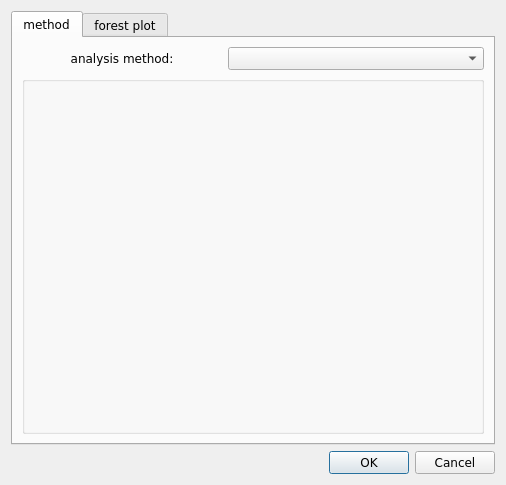
<?xml version="1.0" encoding="UTF-8"?>
<ui version="4.0">
 <class>Dialog</class>
 <widget class="QDialog" name="Dialog">
  <property name="windowModality">
   <enum>Qt::ApplicationModal</enum>
  </property>
  <property name="geometry">
   <rect>
    <x>0</x>
    <y>0</y>
    <width>506</width>
    <height>485</height>
   </rect>
  </property>
  <property name="font">
   <font>
    <family>Verdana</family>
   </font>
  </property>
  <property name="windowTitle">
   <string>Method &amp; Parameters</string>
  </property>
  <property name="windowIcon">
   <iconset>
    <normaloff>:/misc/meta.ico</normaloff>:/misc/meta.ico</iconset>
  </property>
  <layout class="QVBoxLayout" name="verticalLayout">
   <item>
    <widget class="QTabWidget" name="specs_tab">
     <property name="currentIndex">
      <number>0</number>
     </property>
     <widget class="QWidget" name="methods_tab">
      <attribute name="title">
       <string>method</string>
      </attribute>
      <layout class="QHBoxLayout" name="horizontalLayout">
       <item>
        <layout class="QGridLayout" name="gridLayout">
         <item row="0" column="0">
          <widget class="QLabel" name="method_lbl">
           <property name="minimumSize">
            <size>
             <width>200</width>
             <height>0</height>
            </size>
           </property>
           <property name="maximumSize">
            <size>
             <width>200</width>
             <height>16777215</height>
            </size>
           </property>
           <property name="font">
            <font>
             <family>Verdana</family>
            </font>
           </property>
           <property name="text">
            <string>analysis method:</string>
           </property>
           <property name="alignment">
            <set>Qt::AlignCenter</set>
           </property>
          </widget>
         </item>
         <item row="0" column="1">
          <widget class="QComboBox" name="method_cbo_box"/>
         </item>
         <item row="1" column="0" colspan="2">
          <widget class="QGroupBox" name="parameter_grp_box">
           <property name="sizePolicy">
            <sizepolicy hsizetype="Preferred" vsizetype="Preferred">
             <horstretch>0</horstretch>
             <verstretch>40</verstretch>
            </sizepolicy>
           </property>
           <property name="minimumSize">
            <size>
             <width>0</width>
             <height>200</height>
            </size>
           </property>
           <property name="font">
            <font>
             <family>Verdana</family>
            </font>
           </property>
           <property name="title">
            <string/>
           </property>
          </widget>
         </item>
        </layout>
       </item>
      </layout>
     </widget>
     <widget class="QWidget" name="plot_tab">
      <attribute name="title">
       <string>forest plot</string>
      </attribute>
      <layout class="QVBoxLayout" name="verticalLayout_2">
       <item>
        <widget class="QGroupBox" name="groupBox">
         <property name="title">
          <string>column labels</string>
         </property>
         <layout class="QHBoxLayout" name="horizontalLayout_2">
          <item>
           <layout class="QGridLayout" name="gridLayout_2">
            <item row="0" column="0">
             <widget class="QLabel" name="label_2">
              <property name="toolTip">
               <string>Text for column title that appears on forest plot</string>
              </property>
              <property name="text">
               <string>col 1 label:</string>
              </property>
             </widget>
            </item>
            <item row="0" column="1">
             <widget class="QLineEdit" name="col1_str_edit">
              <property name="text">
               <string>Studies</string>
              </property>
             </widget>
            </item>
            <item row="0" column="2">
             <widget class="QCheckBox" name="show_1">
              <property name="text">
               <string>show</string>
              </property>
              <property name="checked">
               <bool>true</bool>
              </property>
             </widget>
            </item>
            <item row="1" column="0">
             <widget class="QLabel" name="label_4">
              <property name="toolTip">
               <string>Text for column title that appears on forest plot</string>
              </property>
              <property name="text">
               <string>col 2 label:</string>
              </property>
             </widget>
            </item>
            <item row="1" column="1">
             <widget class="QLineEdit" name="col2_str_edit">
              <property name="text">
               <string>[default]</string>
              </property>
             </widget>
            </item>
            <item row="1" column="2">
             <widget class="QCheckBox" name="show_2">
              <property name="text">
               <string>show</string>
              </property>
              <property name="checked">
               <bool>true</bool>
              </property>
             </widget>
            </item>
            <item row="2" column="0">
             <widget class="QLabel" name="label_5">
              <property name="toolTip">
               <string>Text for column title that appears on forest plot</string>
              </property>
              <property name="text">
               <string>col 3 label:</string>
              </property>
             </widget>
            </item>
            <item row="2" column="1">
             <widget class="QLineEdit" name="col3_str_edit">
              <property name="text">
               <string>Ev/Trt</string>
              </property>
             </widget>
            </item>
            <item row="2" column="2">
             <widget class="QCheckBox" name="show_3">
              <property name="text">
               <string>show</string>
              </property>
              <property name="checked">
               <bool>true</bool>
              </property>
             </widget>
            </item>
            <item row="3" column="0">
             <widget class="QLabel" name="label_6">
              <property name="toolTip">
               <string>Text for column title that appears on forest plot</string>
              </property>
              <property name="text">
               <string>col 4 label:</string>
              </property>
             </widget>
            </item>
            <item row="3" column="1">
             <widget class="QLineEdit" name="col4_str_edit">
              <property name="text">
               <string>Ev/Ctrl</string>
              </property>
             </widget>
            </item>
            <item row="3" column="2">
             <widget class="QCheckBox" name="show_4">
              <property name="text">
               <string>show</string>
              </property>
              <property name="checked">
               <bool>true</bool>
              </property>
             </widget>
            </item>
           </layout>
          </item>
         </layout>
        </widget>
       </item>
       <item>
        <layout class="QGridLayout" name="gridLayout_3">
         <item row="0" column="0">
          <widget class="QLabel" name="label_7">
           <property name="maximumSize">
            <size>
             <width>16777215</width>
             <height>50</height>
            </size>
           </property>
           <property name="text">
            <string>x label:</string>
           </property>
          </widget>
         </item>
         <item row="0" column="2">
          <widget class="QLineEdit" name="x_lbl_le">
           <property name="text">
            <string>[default]</string>
           </property>
          </widget>
         </item>
         <item row="4" column="0">
          <widget class="QLabel" name="label_8">
           <property name="text">
            <string>x ticks:</string>
           </property>
          </widget>
         </item>
         <item row="4" column="2">
          <widget class="QLineEdit" name="x_ticks_le">
           <property name="text">
            <string>[default]</string>
           </property>
          </widget>
         </item>
         <item row="1" column="0">
          <widget class="QLabel" name="label_9">
           <property name="text">
            <string>x-axis lower bound</string>
           </property>
          </widget>
         </item>
         <item row="1" column="2">
          <widget class="QLineEdit" name="plot_lb_le">
           <property name="text">
            <string>[default]</string>
           </property>
          </widget>
         </item>
         <item row="2" column="0">
          <widget class="QLabel" name="label_10">
           <property name="text">
            <string>x-axis upper bound</string>
           </property>
          </widget>
         </item>
         <item row="2" column="2">
          <widget class="QLineEdit" name="plot_ub_le">
           <property name="text">
            <string>[default]</string>
           </property>
          </widget>
         </item>
         <item row="5" column="0">
          <widget class="QLabel" name="label_11">
           <property name="text">
            <string>show summary line:</string>
           </property>
          </widget>
         </item>
         <item row="5" column="2">
          <widget class="QCheckBox" name="show_summary_line">
           <property name="text">
            <string/>
           </property>
           <property name="checked">
            <bool>true</bool>
           </property>
          </widget>
         </item>
        </layout>
       </item>
       <item>
        <layout class="QHBoxLayout" name="horizontalLayout_4">
         <item>
          <widget class="QLabel" name="label_3">
           <property name="text">
            <string>save image to:</string>
           </property>
          </widget>
         </item>
         <item>
          <widget class="QLineEdit" name="image_path">
           <property name="text">
            <string>./r_tmp/forest.png</string>
           </property>
          </widget>
         </item>
         <item>
          <widget class="QPushButton" name="save_btn">
           <property name="maximumSize">
            <size>
             <width>25</width>
             <height>16777215</height>
            </size>
           </property>
           <property name="text">
            <string>...</string>
           </property>
          </widget>
         </item>
        </layout>
       </item>
      </layout>
     </widget>
    </widget>
   </item>
   <item>
    <widget class="QDialogButtonBox" name="buttonBox">
     <property name="standardButtons">
      <set>QDialogButtonBox::Cancel|QDialogButtonBox::Ok</set>
     </property>
    </widget>
   </item>
  </layout>
 </widget>
 <resources>
  <include location="images/icons.qrc"/>
 </resources>
 <connections/>
</ui>
